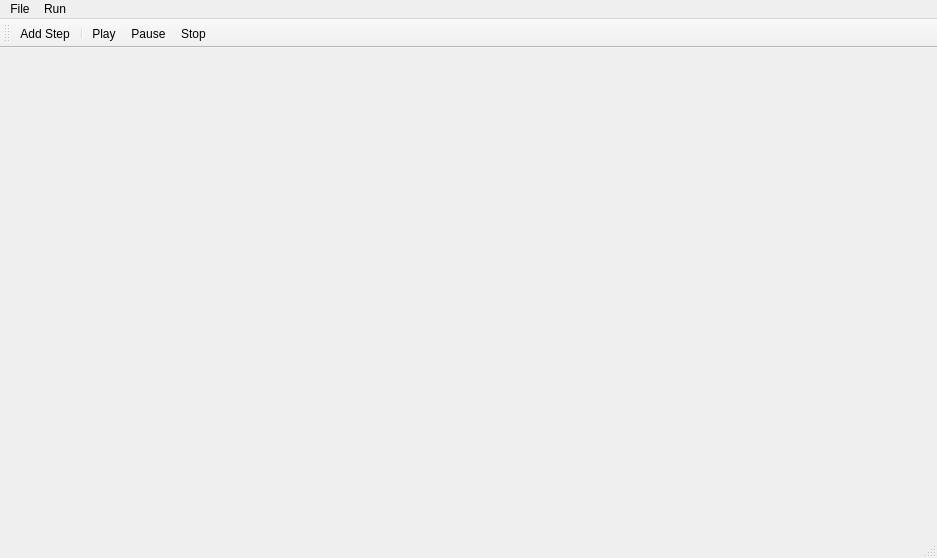
<?xml version="1.0" encoding="UTF-8"?>
<ui version="4.0">
 <class>MainWindow</class>
 <widget class="QMainWindow" name="MainWindow">
  <property name="geometry">
   <rect>
    <x>0</x>
    <y>0</y>
    <width>937</width>
    <height>558</height>
   </rect>
  </property>
  <property name="windowTitle">
   <string>Turbo Trainer Timer</string>
  </property>
  <widget class="QWidget" name="centralWidget"/>
  <widget class="QMenuBar" name="menuBar">
   <property name="geometry">
    <rect>
     <x>0</x>
     <y>0</y>
     <width>937</width>
     <height>26</height>
    </rect>
   </property>
   <widget class="QMenu" name="menuFile">
    <property name="title">
     <string>File</string>
    </property>
    <addaction name="actionNew"/>
    <addaction name="actionOpen"/>
    <addaction name="actionSave"/>
    <addaction name="actionSaveAs"/>
    <addaction name="separator"/>
    <addaction name="actionExit"/>
   </widget>
   <widget class="QMenu" name="menuRun">
    <property name="title">
     <string>Run</string>
    </property>
    <addaction name="actionPlay"/>
    <addaction name="actionPause"/>
    <addaction name="actionStop"/>
   </widget>
   <addaction name="menuFile"/>
   <addaction name="menuRun"/>
  </widget>
  <widget class="QToolBar" name="mainToolBar">
   <attribute name="toolBarArea">
    <enum>TopToolBarArea</enum>
   </attribute>
   <attribute name="toolBarBreak">
    <bool>false</bool>
   </attribute>
   <addaction name="actionAddStep"/>
   <addaction name="separator"/>
   <addaction name="actionPlay"/>
   <addaction name="actionPause"/>
   <addaction name="actionStop"/>
  </widget>
  <widget class="QStatusBar" name="statusBar"/>
  <action name="actionPlay">
   <property name="text">
    <string>Play</string>
   </property>
   <property name="toolTip">
    <string>Start/resume the session</string>
   </property>
   <property name="shortcut">
    <string>F5</string>
   </property>
  </action>
  <action name="actionAddStep">
   <property name="text">
    <string>Add Step</string>
   </property>
   <property name="toolTip">
    <string>Add a new step in the session</string>
   </property>
  </action>
  <action name="actionNew">
   <property name="text">
    <string>New</string>
   </property>
   <property name="shortcut">
    <string>Ctrl+N</string>
   </property>
  </action>
  <action name="actionOpen">
   <property name="text">
    <string>Open...</string>
   </property>
   <property name="shortcut">
    <string>Ctrl+O</string>
   </property>
  </action>
  <action name="actionSave">
   <property name="text">
    <string>Save</string>
   </property>
   <property name="shortcut">
    <string>Ctrl+S</string>
   </property>
  </action>
  <action name="actionExit">
   <property name="text">
    <string>Exit</string>
   </property>
   <property name="shortcut">
    <string>Ctrl+Q</string>
   </property>
  </action>
  <action name="actionSaveAs">
   <property name="text">
    <string>Save As...</string>
   </property>
   <property name="shortcut">
    <string>F12</string>
   </property>
  </action>
  <action name="actionPause">
   <property name="text">
    <string>Pause</string>
   </property>
   <property name="toolTip">
    <string>Pause the Set</string>
   </property>
  </action>
  <action name="actionStop">
   <property name="text">
    <string>Stop</string>
   </property>
   <property name="toolTip">
    <string>Stop the Set</string>
   </property>
  </action>
 </widget>
 <layoutdefault spacing="6" margin="11"/>
 <resources/>
 <connections/>
</ui>
